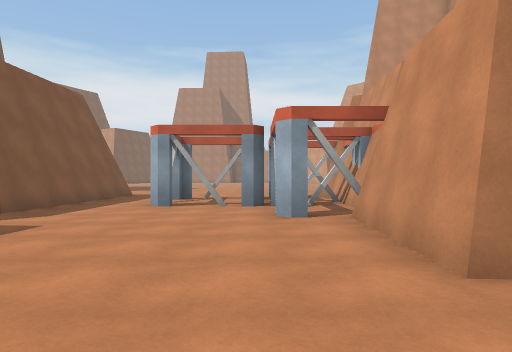
[1] (above)

21 first-person views from a walk through a scene from a Unity 3-D project. The camera is 1.3 m above the floor, looks level and sees 75° across. The floor is counted in squares, 2 m on a side. Each view is taken from the middle of a square. On the plan, view 1 faces up. The plan holds only what a view shows up to about 10 squares ahead; the rest is blank. The place goes on beyond the plan. The player is left out. Surface patterns are stand-ins for the level's own textures.

[2]
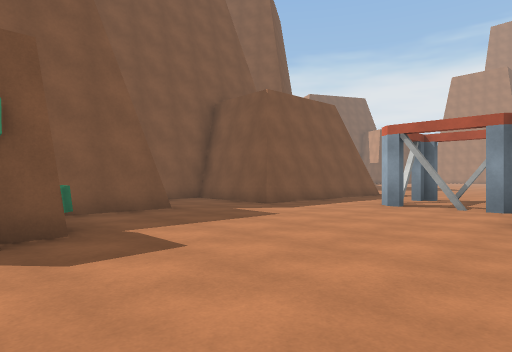

[3]
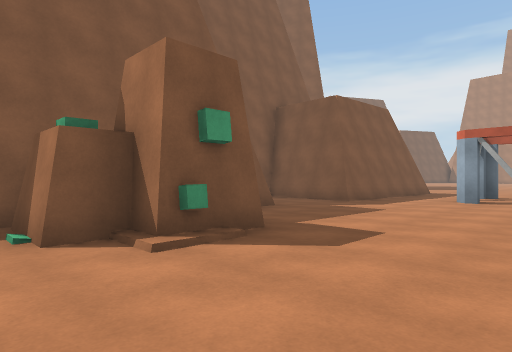

[4]
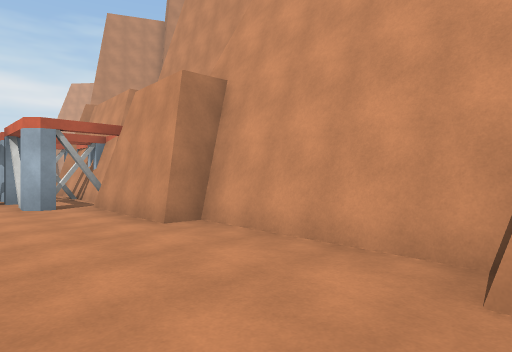

[5]
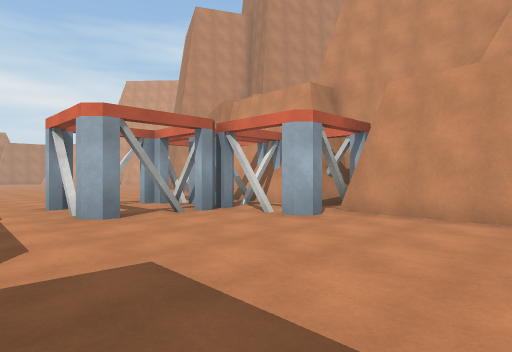

[6]
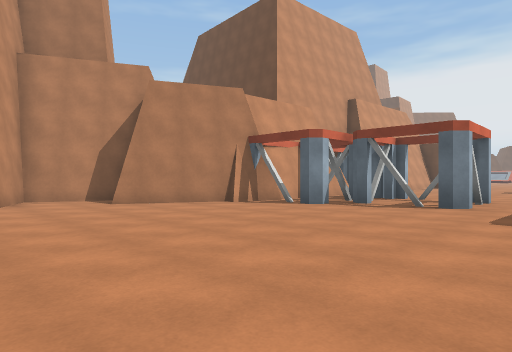

[7]
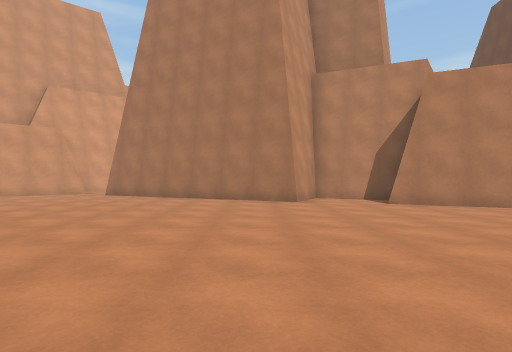

[8]
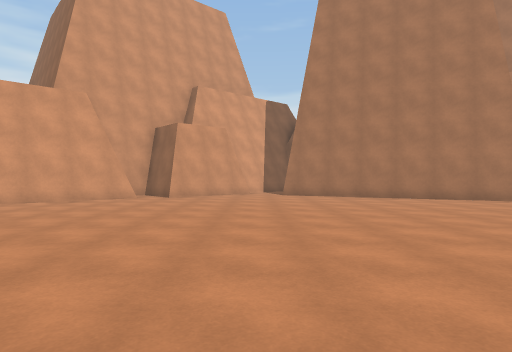

[9]
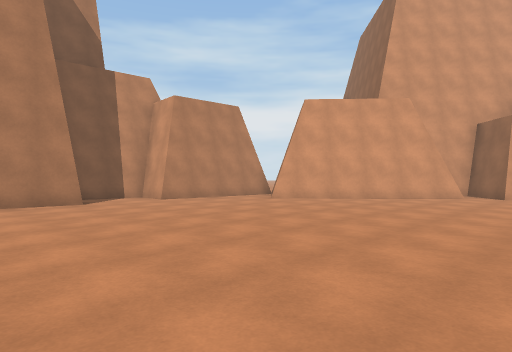

[10]
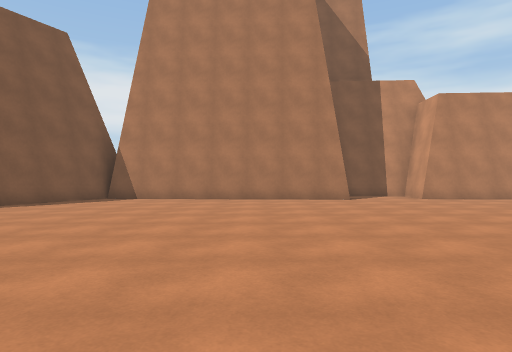

[11]
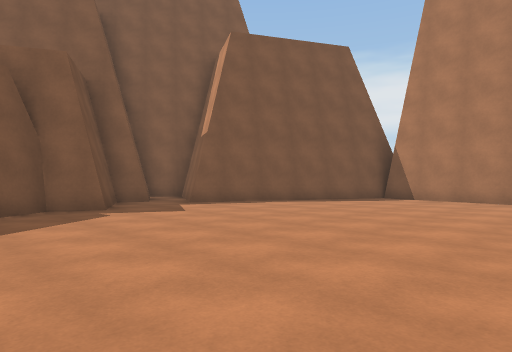

[12]
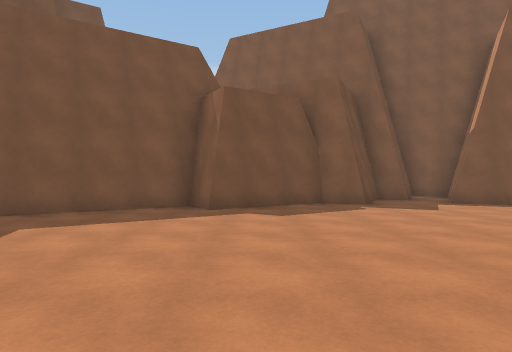

[13]
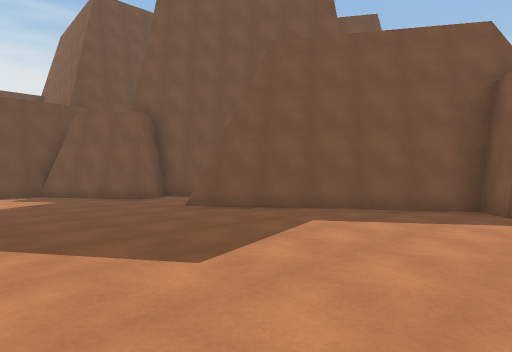

[14]
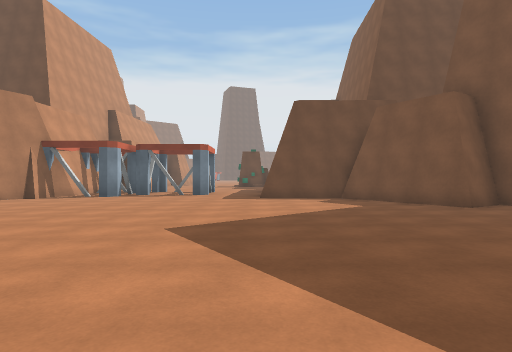

[15]
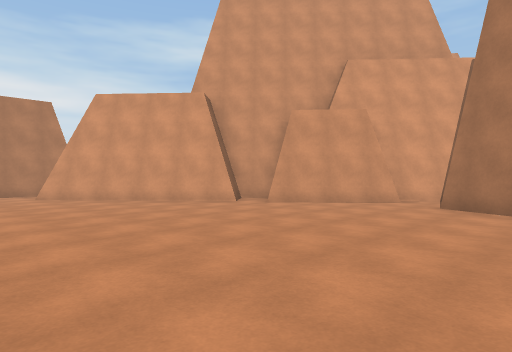

[16]
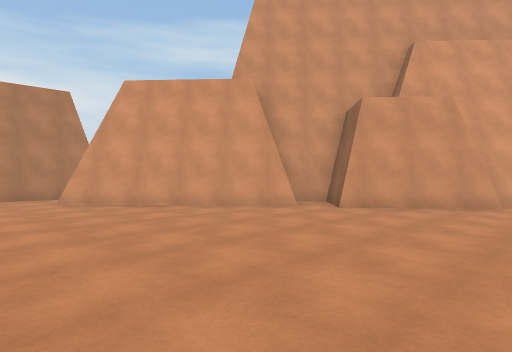

[17]
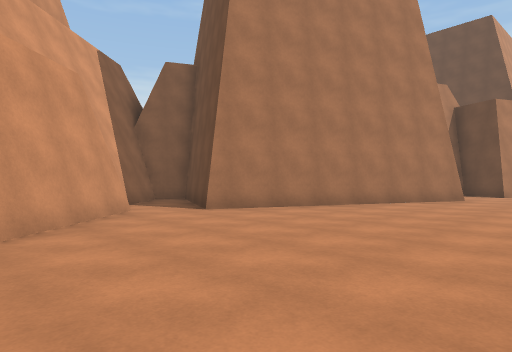

[18]
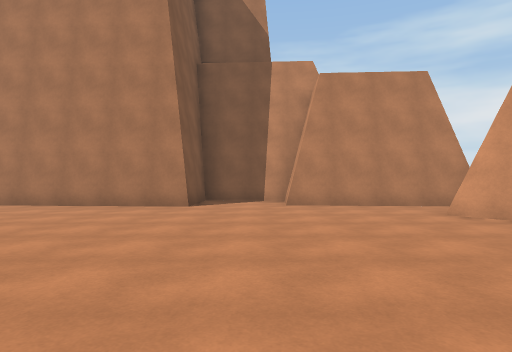

[19]
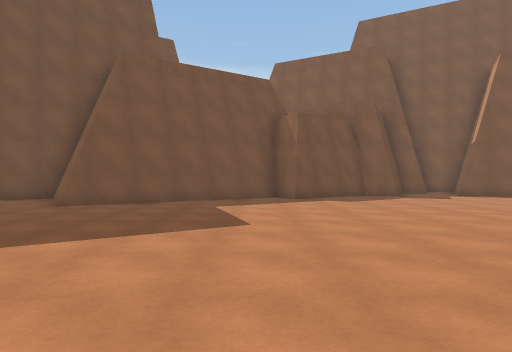

[20]
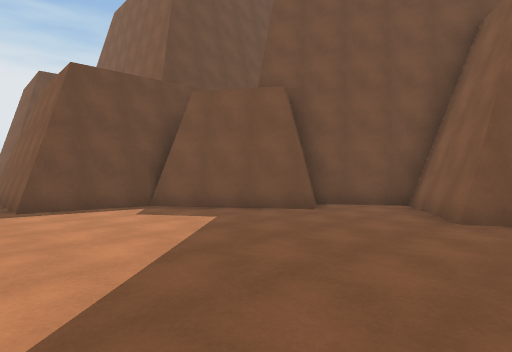

[21]
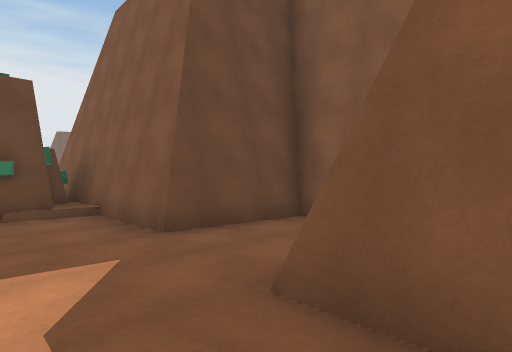

### Floor plan
Key: @ floor where view 1 was taken; # wall or solid block; . floor; O other object.
Columns run from 13 left of view 1 to 10 right of it. Each row starts with its distance up from view 1.
 34           ####
 33    ########..###
 32    #.............#
 31   ##............##
 30  ##.............##
 29 ##...............##
 28 ##................##
 27 #..................##
 26 #..................##
 25 ##..................##
 24  #...................##
 23  ##...................##
 22  ##.................#..#
 21   #.................####
 20   ##................#
 19    #...............##
 18    ##..............#
 17    ##.............##
 16   ##..............##
 15   #................#
 14   ##.#.............#
 13    ###...........###
 12      ##.........##
 11       ###.....O##
 10         #..#OOO##
  9         #..#OOO#
  8         #..O O##
  7         #..#O#.#
  6      ####....O.#
  5      #.........#
  4      #.........#
  3      ####......#
  2         #......#
  1         ###....#
  0         ###..@.#
 -1        ###.....#
 -2         ......##

Where each view was taken, in squares from view 1:
view 1: 0 up, 0 right, facing up
view 2: 0 up, 1 right, facing up-left
view 3: 2 down, 0 right, facing up-left
view 4: 2 down, 1 left, facing up-right
view 5: 2 up, 4 left, facing up-right
view 6: 17 up, 4 left, facing down-right
view 7: 17 up, 4 left, facing right
view 8: 23 up, 4 left, facing right
view 9: 24 up, 5 left, facing up-right
view 10: 23 up, 5 left, facing up
view 11: 23 up, 5 left, facing up-left
view 12: 23 up, 4 left, facing left
view 13: 23 up, 4 left, facing down-left
view 14: 21 up, 4 left, facing down
view 15: 20 up, 0 right, facing up-right
view 16: 22 up, 0 right, facing up-right
view 17: 26 up, 2 right, facing down-right
view 18: 25 up, 1 left, facing up
view 19: 21 up, 1 left, facing left
view 20: 18 up, 3 left, facing down-left
view 21: 7 up, 3 left, facing down-left
